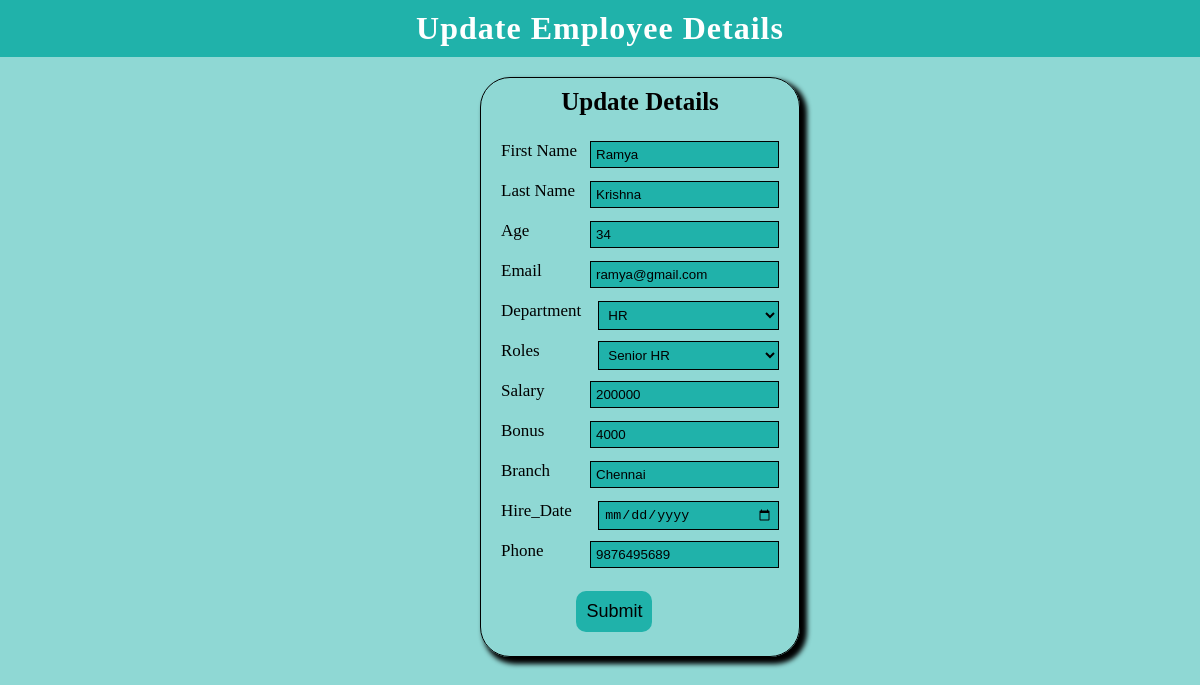
Page /updateEmployeeDetails/4 on the committed database.
### company/models.py (models this page shows, shortened)
class employee(models.Model):
    First_name=models.CharField(max_length=100,default=" ")
    Last_name=models.CharField(max_length=100,default=" ")
    Age=models.IntegerField(max_length=100,default="")
    Email=models.CharField(max_length=100,default=" ")
    Dept=models.ForeignKey(Department,on_delete=models.CASCADE)
    Salary=models.IntegerField(max_length=100,default="")
    Bonus=models.IntegerField(max_length=100,default="")
    Roles=models.ForeignKey(Role,on_delete=models.CASCADE)
    Branch=models.CharField(max_length=100,default=" ")
    Hire_Date=models.DateField()
    Phone=models.IntegerField(max_length=100,default="")

class Department(models.Model):
    name=models.CharField(max_length=100,default=" ")
    def __str__(self):
        return self.name

class Role(models.Model):
    name=models.CharField(max_length=100,default=" ")
    def __str__(self):
        return self.name

### company/views.py (the view, shortened to what this page needs)
# urls.py: path('updateEmployeeDetails/<int:id>',views.updateEmployeeDetails,name='updateEmployeeDetails'),
def updateEmployeeDetails(request,id):
    data_1=employee.objects.get(id=id)
    departD=Department.objects.all()
    rolesD=Role.objects.all()
    return render(request,'update1.html',{'dataValue':data_1,'departData':departD,'roleData':rolesD})

### company/Templates/update1.html (shortened to what this page needs)
<!DOCTYPE html>
<html lang="en">
<head>
    {% load static %}
    <link rel="stylesheet" href="{% static 'style.css'%}">
</head>
<body style="background-color: rgba(32, 178, 170,0.5);">
    <h1>Update Employee details</h1>
    {% block content%}
    <form action="/updateEmployeeDetails/{{dataValue.id}}" method="POST" autocomplete="off" class="addForm">
        <h3>Update Details</h3>
        <div class="form-group">
            <label for="first_name">First Name</label>
            <input type="text" name="first_name" id="first_name" value="{{dataValue.First_name}}">
        </div>
        <div class="form-group">
            <label for="last_name">Last Name</label>
            <input type="text" name="last_name" id="last_name" value="{{dataValue.Last_name}}">
        </div>
        <div class="form-group">
            <label for="age">Age</label>
            <input type="text" name="age" id="age" value="{{dataValue.Age}}">
        </div>
        <div class="form-group">
            <label for="email">Email</label>
            <input type="text" name="email" id="email" value="{{dataValue.Email}}">
        </div>
        <div class="form-group">
            <label for="department">Department</label>
            <select name="department" id="department">
                <option value="select">{{dataValue.Dept}}</option>
            </select>
        </div>
        <div class="form-group">
            <label for="roles">Roles</label>
            <select name="roles" id="roles">
                <option value="select">{{dataValue.Roles}}</option>
            </select>
        </div>
        <div class="form-group">
            <label for="salary">Salary</label>
            <input type="text" name="salary" id="salary" value="{{dataValue.Salary}}">
        </div>
        <div class="form-group">
            <label for="bonus">Bonus</label>
            <input type="text" name="bonus" id="bonus" value="{{dataValue.Bonus}}">
        </div>
        <div class="form-group">
            <label for="branch">Branch</label>
            <input type="text" name="branch" id="branch" value="{{dataValue.Branch}}">
        </div>
        <div class="form-group">
            <label for="hire_date">Hire_Date</label>
            <input type="date" name="hire_date" id="hire_date" value="{{dataValue.Hire_Date}}">
        </div>
        <div class="form-group">
            <label for="phone">Phone</label>
            <input type="text" name="phone" id="phone" value="{{dataValue.Phone}}">
        </div>
        <div class="sumbit">
            <button type="submit">Submit</button>
        </div>
    </form>
    {% endblock %}
</body>
</html>

### company/static/style.css (style rules this page uses)
* { margin:0; padding:0; box-sizing: border-box; }
body { overflow-x: hidden; }
h1 { width:100vw; background-color: lightseagreen; color:white; text-transform: capitalize; text-align: center; padding:10px 0px; letter-spacing: 1px; }
.addForm { width:320px; height:580px; margin: 20px 40%; border: 1px solid black; border-radius: 30px; box-shadow: 5px 5px 5px 2px black; }
.addForm h3 { text-align: center; font-size: 25px; font-weight: bolder; margin-top: 10px ; margin-bottom: 20px; }
.addForm .form-group { margin: 10px 15px; padding:5px; }
.addForm .form-group label { font-size: 17px; font-weight: 400; }
.addForm .form-group input { float: right; padding:5px; background-color: lightseagreen; border: 1px solid black; }
.addForm .form-group #roles { width:65%; float: right; padding:5px; background-color: lightseagreen; border: 1px solid black; }
.addForm .form-group #department { width:65%; float: right; padding:5px; background-color: lightseagreen; border: 1px solid black; }
.addForm .form-group #hire_date { width:65%; }
.addForm .sumbit button { margin:15px 30%; padding:10px; background-color:lightseagreen ; font-size: 18px; color:black; border:none; border-radius: 10px; }

### rows in the picture
employee: first_name "Ramya", last_name "Krishna", age "34", email "ramya@gmail.com", department "HR", roles "Senior HR", salary "200000", bonus "4000", branch "Chennai", phone "9876495689"
